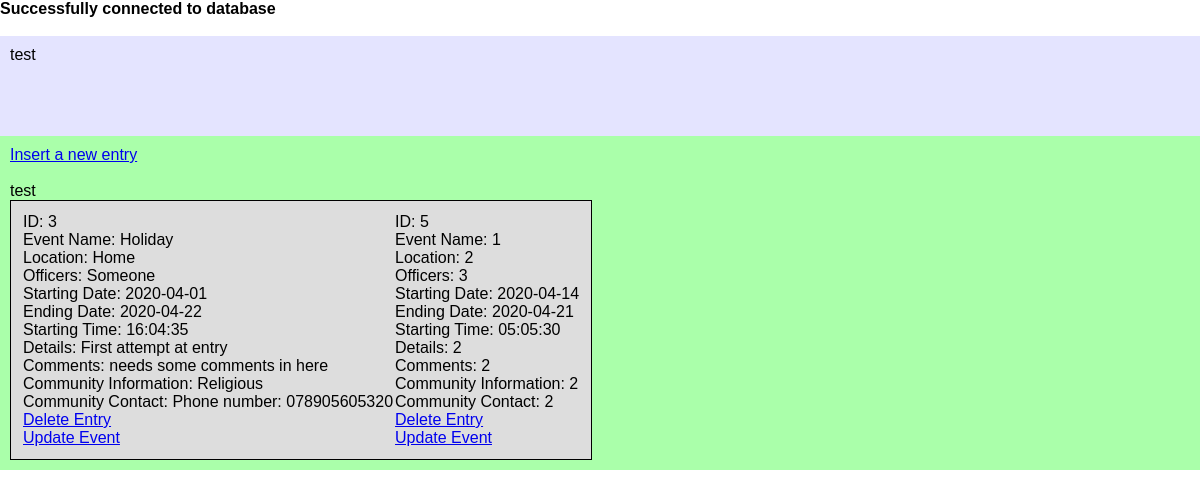
The page /eventsmasterpage.php on the database its author committed.
### tables this page shows
CREATE TABLE `events_tbl` (
  `id` int(11) NOT NULL,
  `event_name` varchar(255) DEFAULT NULL,
  `location_name` varchar(255) DEFAULT NULL,
  `officers` varchar(255) DEFAULT NULL,
  `begin_date` date DEFAULT NULL,
  `end_date` date DEFAULT NULL,
  `start_time` time DEFAULT NULL,
  `details` varchar(255) DEFAULT NULL,
  `comments` varchar(255) DEFAULT NULL,
  `community_info` varchar(255) DEFAULT NULL,
  `community_contact` varchar(255) DEFAULT NULL
);

### eventsmasterpage.php (the view, shortened to what this page needs)
<!Doctype HTML>
<?php
    include "connectdatabase.php";
    @$day = $_REQUEST['day'];
    @$month = $_REQUEST['month'];
    @$year = $_REQUEST['year'];
    @$combineddate = $year.-$month.-$day;
    if ((!is_null($day)) and (!is_null($month)) and (!is_null($year))){
        $sql = "SELECT * FROM events_tbl WHERE '$combineddate' BETWEEN begin_date AND end_date";
    }
    else {
        $sql = "SELECT * FROM events_tbl";
    }
    $result = mysqli_query($con, $sql);
?>
<html>
    <head>
        <link rel="stylesheet"  href="css/databaseCSS.css">
    </head>
    <body>
        <div id="header">
            test
        </div>
        <div id="content">
        <a href=inserteventsform.php>Insert a new entry</a><br><br>
            <?php
                echo"
                <table id='tblDatabase'>
                    <tr>test";
                        while($row = mysqli_fetch_assoc($result))
                        {
                            echo
                            "<td> ID: " . $row["id"].
                            "<br> Event Name: ". $row["event_name"].
                            "<br> Location: ". $row["location_name"].
                            "<br> Officers: ". $row["officers"].
                            "<br> Starting Date: " . $row["begin_date"].
                            "<br> Ending Date: " . $row["end_date"].
                            "<br> Starting Time: " . $row["start_time"].
                            "<br> Details: " . $row["details"].
                            "<br> Comments: " . $row["comments"].
                            "<br> Community Information: " . $row["community_info"].
                            "<br> Community Contact: " . $row["community_contact"].
                            "<br><a href=deleteevent.php?ID=". $row["id"].">Delete Entry</a>".
                            "<br><a href=updateform.php?ID=". $row["id"].">Update Event</a>".
                            "</td>";
                        }
                    echo
                "</tr>
                </table>";
            ?>
        </div>
    </body>
</html>

### css/databaseCSS.css (style rules this page uses)
* { padding: 0; margin: 0; font-family: "Trebuchet MS", Arial, Helvetica, sans-serif; }
body { overflow-x: hidden; }
#header { width: 100%; height: 10vh; background-color: #e4e4ff; padding: 10px; }
#content { background-color: #aaffaa; padding: 10px; }
#tblDatabase { width: auto; border: 1px solid black; background-color: #dddddd; padding: 10px; }

### rows shown on the page
events_tbl: id "3", event_name "Holiday", location_name "Home", officers "Someone", begin_date "2020-04-01", end_date "2020-04-22", start_time "16:04:35", details "First attempt at entry", comments "needs some comments in here", community_info "Religious", community_contact "Phone number: 078905605320"
events_tbl: id "5", event_name "1", location_name "2", officers "3", begin_date "2020-04-14", end_date "2020-04-21", start_time "05:05:30", details "2", comments "2", community_info "2", community_contact "2"
